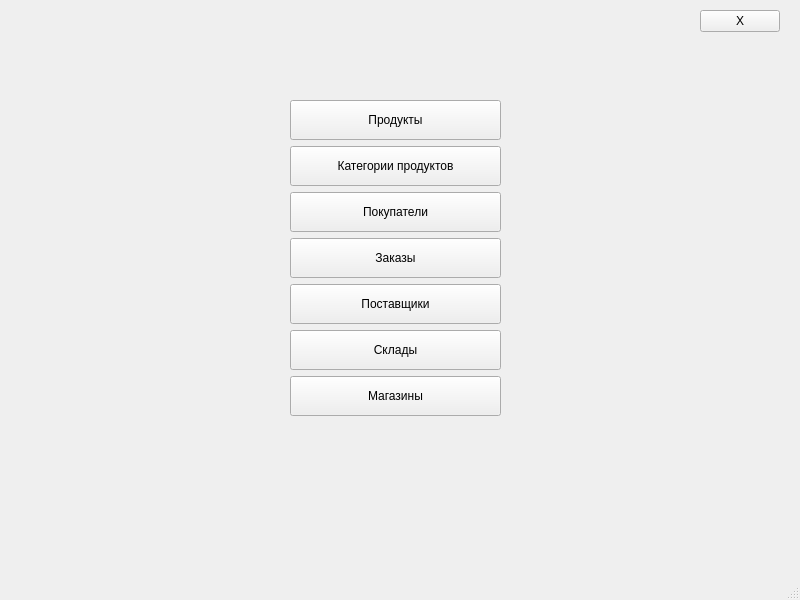
<?xml version="1.0" encoding="UTF-8"?>
<ui version="4.0">
 <class>mainWindow</class>
 <widget class="QMainWindow" name="mainWindow">
  <property name="geometry">
   <rect>
    <x>0</x>
    <y>0</y>
    <width>800</width>
    <height>600</height>
   </rect>
  </property>
  <property name="windowTitle">
   <string>Меню Админа</string>
  </property>
  <widget class="QWidget" name="centralwidget">
   <widget class="QPushButton" name="b_back">
    <property name="geometry">
     <rect>
      <x>700</x>
      <y>10</y>
      <width>80</width>
      <height>22</height>
     </rect>
    </property>
    <property name="text">
     <string>Х</string>
    </property>
   </widget>
   <widget class="QWidget" name="verticalLayoutWidget">
    <property name="geometry">
     <rect>
      <x>290</x>
      <y>100</y>
      <width>211</width>
      <height>321</height>
     </rect>
    </property>
    <layout class="QVBoxLayout" name="verticalLayout">
     <item>
      <widget class="QPushButton" name="b_products">
       <property name="minimumSize">
        <size>
         <width>0</width>
         <height>40</height>
        </size>
       </property>
       <property name="text">
        <string>Продукты</string>
       </property>
      </widget>
     </item>
     <item>
      <widget class="QPushButton" name="b_categories">
       <property name="minimumSize">
        <size>
         <width>0</width>
         <height>40</height>
        </size>
       </property>
       <property name="text">
        <string>Категории продуктов</string>
       </property>
      </widget>
     </item>
     <item>
      <widget class="QPushButton" name="b_customers">
       <property name="minimumSize">
        <size>
         <width>0</width>
         <height>40</height>
        </size>
       </property>
       <property name="text">
        <string>Покупатели</string>
       </property>
      </widget>
     </item>
     <item>
      <widget class="QPushButton" name="b_orders">
       <property name="minimumSize">
        <size>
         <width>0</width>
         <height>40</height>
        </size>
       </property>
       <property name="text">
        <string>Заказы</string>
       </property>
      </widget>
     </item>
     <item>
      <widget class="QPushButton" name="b_shippers">
       <property name="minimumSize">
        <size>
         <width>0</width>
         <height>40</height>
        </size>
       </property>
       <property name="text">
        <string>Поставщики</string>
       </property>
      </widget>
     </item>
     <item>
      <widget class="QPushButton" name="b_storages">
       <property name="minimumSize">
        <size>
         <width>0</width>
         <height>40</height>
        </size>
       </property>
       <property name="text">
        <string>Склады</string>
       </property>
      </widget>
     </item>
     <item>
      <widget class="QPushButton" name="b_stores">
       <property name="minimumSize">
        <size>
         <width>0</width>
         <height>40</height>
        </size>
       </property>
       <property name="text">
        <string>Магазины</string>
       </property>
      </widget>
     </item>
    </layout>
   </widget>
  </widget>
  <widget class="QMenuBar" name="menubar">
   <property name="geometry">
    <rect>
     <x>0</x>
     <y>0</y>
     <width>800</width>
     <height>19</height>
    </rect>
   </property>
  </widget>
  <widget class="QStatusBar" name="statusbar"/>
 </widget>
 <resources/>
 <connections/>
</ui>
